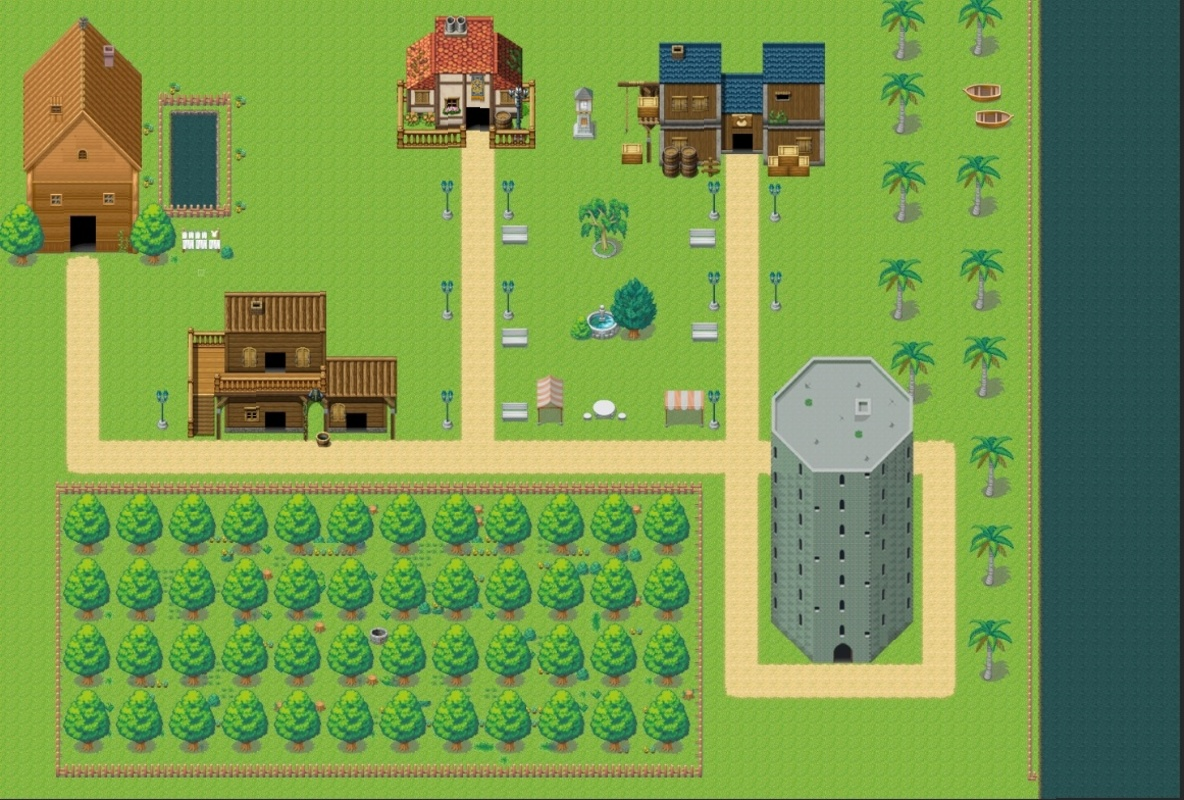

This game map was drawn from its Tiled (.tmx) file and the tilesets committed beside it. A one-line description and the trimmed map source follow:
An orthogonal 37x25 tile map with 32x32 px tiles, 2 tile layers (Nivel, Muros Invisibles), 2 tilesets.

<map version="1.2" tiledversion="1.3.4" orientation="orthogonal" renderorder="right-down" width="37" height="25" tilewidth="32" tileheight="32" infinite="0" nextlayerid="3" nextobjectid="1">
 <tileset firstgid="1" source="Nivel0.tsx" />
 <tileset firstgid="2" source="Nivel 0.M.tsx" />
 <layer id="1" name="Nivel" width="37" height="25">
  <data>[925 cells, 1 non-empty, 1 distinct tile ids]</data>
 </layer>
 <layer id="2" name="Muros Invisibles" width="37" height="25">
  <data>[925 cells, 290 non-empty, 290 distinct tile ids]</data>
 </layer>
</map>